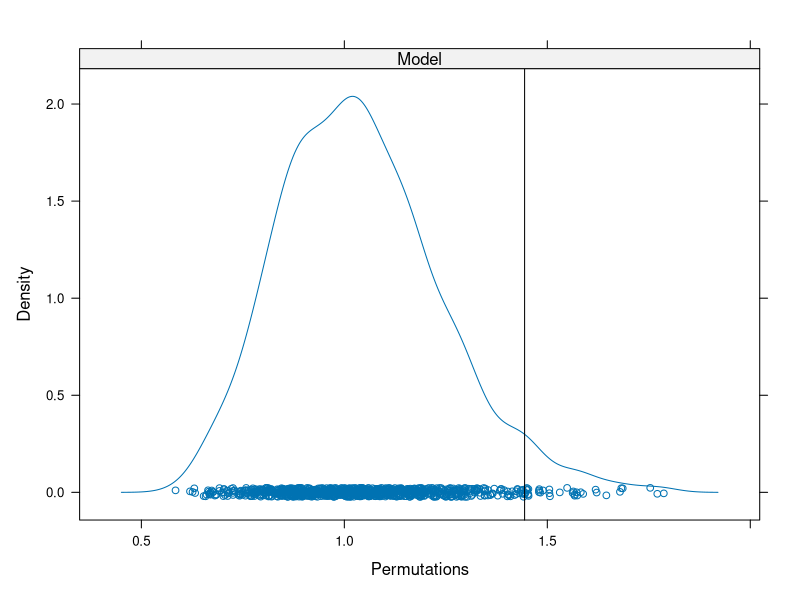

Source code (R): (Note: this script raises an error after producing the figure.)
## ---- chunk 1
options(htmltools.dir.version = FALSE)
knitr::opts_chunk$set(cache = TRUE, dev = 'svg', echo = TRUE, message = FALSE, warning = FALSE,
                      fig.height=6, fig.width = 1.777777*6)
library("vegan")
library("ggplot2")
data(varespec)
data(varechem)

## plot defaults
theme_set(theme_minimal(base_size = 16, base_family = 'Fira Sans'))
## ---- chunk 2
cca1 <- cca(varespec ~ ., data = varechem)
pstat <- permustats(anova(cca1))
summary(pstat)
## ---- chunk 3

## ---- chunk 4
densityplot(pstat)
## ---- chunk 5
set.seed(42)
(perm <- anova(cca1))
## ---- chunk 6
knitr::include_graphics("./resources/cyclic-shifts-figure.png")
## ---- chunk 7
shuffle(10, control = how(within = Within(type = "series")))
## ---- chunk 8
set.seed(11)
h <- how(within = Within(type = "grid",
                         ncol = 3, nrow = 3))
perm <- shuffle(9, control = h)
matrix(perm, ncol = 3)
## ---- chunk 9
knitr::include_graphics("./resources/Toroidal_coord.png")
## ---- chunk 10
knitr::include_graphics("./resources/permutation-designs-sketch-1.png")
## ---- chunk 11
knitr::include_graphics("./resources/permutation-designs-sketch-2.png")
## ---- chunk 12
knitr::include_graphics("./resources/permutation-designs-sketch-3.png")
## ---- chunk 13
knitr::include_graphics("./resources/cyclic-shifts-with-mirror-figure.svg")
## ---- chunk 14
plt <- gl(3, 10)
h <- how(within = Within(type = "series"), plots = Plots(strata = plt))
## ---- chunk 15
args(Within)
args(Plots)
## ---- chunk 16
args(how)
## ---- chunk 17
plt <- gl(3, 10)
h <- how(within = Within(type = "series"),
         plots = Plots(strata = plt))
set.seed(4)
p <- shuffle(30, control = h)
do.call("rbind", split(p, plt)) ## look at perms in context
## ---- chunk 18
plt <- gl(3, 10)
h <- how(within = Within(type = "series", constant = TRUE),
         plots = Plots(strata = plt))
set.seed(4)
p <- shuffle(30, control = h)
do.call("rbind", split(p, plt)) ## look at perms in context
## ---- chunk 19
## load vegan
library("vegan")

## load the data
spp <- read.csv("data/ohraz-spp.csv", header = TRUE, row.names = 1)
env <- read.csv("data/ohraz-env.csv", header = TRUE, row.names = 1)
molinia <- spp[, 1]
spp <- spp[, -1]

## Year as numeric
env <- transform(env, year = as.numeric(as.character(year)))
## ---- chunk 20
c1 <- rda(spp ~ year + year:mowing + year:fertilizer + year:removal + Condition(plotid), data = env)
(h <- how(within = Within(type = "free"),plots = Plots(strata = env$plotid, type = "none")))
## ---- chunk 21
set.seed(42)
anova(c1, permutations = h, model = "reduced")
## ---- chunk 22
set.seed(24)
anova(c1, permutations = h, model = "reduced", by = "axis")
## ---- chunk 23
## load data
crayfish <- head(read.csv("data/crayfish-spp.csv")[, -1], -1)
design <- read.csv("data/crayfish-design.csv", skip = 1)[, -1]

## fixup the names
names(crayfish) <- gsub("\\.", "", names(crayfish))
names(design) <- c("Watershed", "Stream", "Reach", "Run",
                   "Stream.Nested", "ReachNested", "Run.Nested")
## ---- chunk 24
m.pca <- pca(crayfish)
summary(eigenvals(m.pca))
## ---- chunk 25
layout(matrix(1:2, ncol = 2))
biplot(m.pca, type = c("text", "points"), scaling = "species")
set.seed(23)
ev.pca <- envfit(m.pca ~ Watershed, data = design, scaling = "species")
plot(ev.pca, labels = levels(design$Watershed), add = FALSE)
layout(1)
## ---- chunk 26

## ---- chunk 27
m.ws <- rda(crayfish ~ Watershed, data = design)
m.ws
## ---- chunk 28
summary(eigenvals(m.ws, constrained = TRUE))
## ---- chunk 29
set.seed(1)
ctrl <- how(nperm = 499, within = Within(type = "none"),
            plots = with(design, Plots(strata = Stream, type = "free")))
(sig.ws <- anova(m.ws, permutations = ctrl))
## ---- chunk 30
m.str <- rda(crayfish ~ Stream + Condition(Watershed), data = design)
m.str
## ---- chunk 31
summary(eigenvals(m.str, constrained = TRUE))
## ---- chunk 32
set.seed(1)
ctrl <- how(nperm = 499, within = Within(type = "none"),
            plots = with(design, Plots(strata = Reach, type = "free")),
            blocks = with(design, Watershed))
(sig.str <- anova(m.str, permutations = ctrl))
## ---- chunk 33
(m.re <- rda(crayfish ~ Reach + Condition(Stream), data = design))
## ---- chunk 34
set.seed(1)
ctrl <- how(nperm = 499, within = Within(type = "none"),
            plots = with(design, Plots(strata = Run, type = "free")),
            blocks = with(design, Stream))
(sig.re <- anova(m.re, permutations = ctrl))
## ---- chunk 35
(m.run <- rda(crayfish ~ Run + Condition(Reach), data = design))
## ---- chunk 36
set.seed(1)
ctrl <- how(nperm = 499, within = Within(type = "free"),
            blocks = with(design, Reach))
(sig.run <- anova(m.run, permutations = ctrl))
